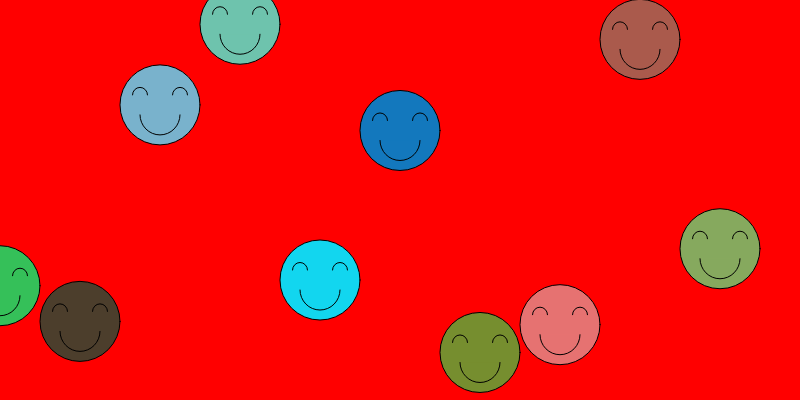
Frame 1 (no input)
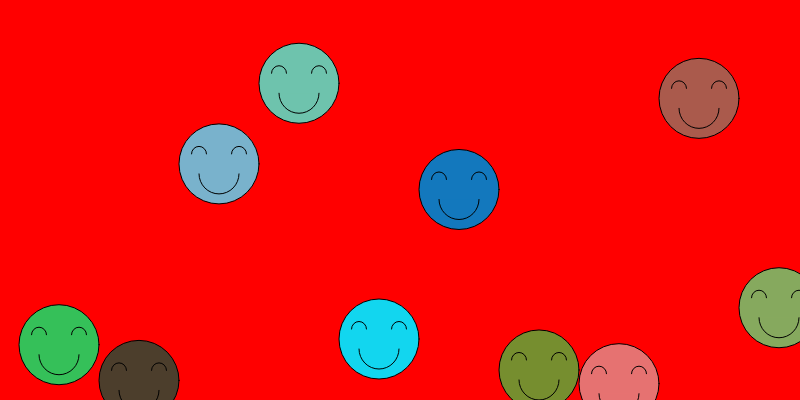
Frame 60 (no input)
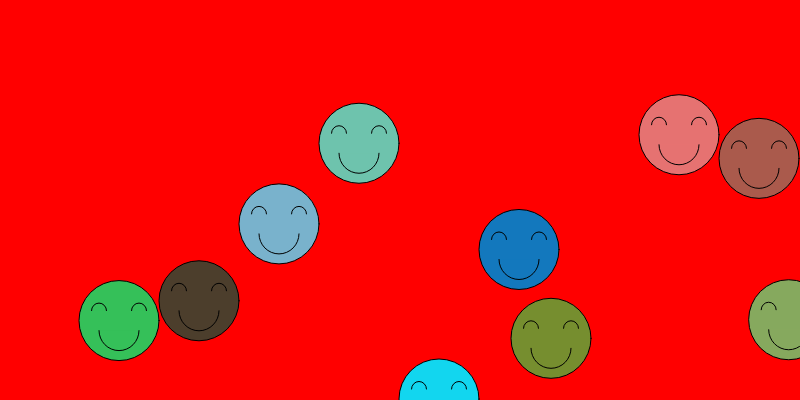
Frame 120 (the mouse pressed at the canvas centre since frame 60)

The p5.js sketch that drew these frames (run headless with seeded random() and noise() and a simulated clock; from frame 60 on, the mouse is pressed at the canvas centre):

// p5.js sketch
// ── sketch.js
// define an object
var happyArray = [];
var numOfObjs = 10;


function setup() {
	createCanvas(800,400);

	for (var i = 0; i < numOfObjs; i++) {
		happyArray.push(new HappyFace( (width * i/numOfObjs), random(height), random(256),random(256),random(256)));
	}
}

function draw() {

	background(255,0,0);

	for (var j = 0; j < happyArray.length; j++) {
		for (var i = j + 1; i < happyArray.length; i++) {
			collisionCheck( happyArray[j], happyArray[i] );
		}
	}

	for (var i = 0; i < happyArray.length; i++) {
		happyArray[i].drawFace();
	}
}


// collision check function between two objects
function collisionCheck(obj1, obj2){
	var objDist = dist( obj1.posX, obj1.posY, obj2.posX, obj2.posY );

	var combinedR = obj1.rad + obj2.rad;

	if( objDist <= combinedR ){
		obj1.collision();
		obj2.collision();
	}
}

// ── happyFace.js

//constructor method
function HappyFace(xpos, ypos, red,green,blue){
  this.d = 80;
  this.rad = this.d / 2;
	this.posX = xpos;
	this.posY = ypos;
	this.speedX = 1;
	this.speedY = 1;
	this.dirX = 1;
	this.dirY = 1;
  this.r = red;
  this.g = green;
  this.b = blue;
}

HappyFace.prototype.drawFace = function() {

  // save current drawing style
  push();

  translate(this.posX, this.posY);
  fill(this.r,this.g,this.b);
  ellipse(0,0,this.d,this.d);
  arc(-20,-10,15,15,PI,TWO_PI);
  arc(20,-10,15,15,PI,TWO_PI);
  arc(0,10,40,40,TWO_PI,PI);

  // restore previous drawing style
  pop();
  this.move();

};

HappyFace.prototype.move= function(){
  this.posX = this.posX + (this.speedX*this.dirX);
  this.posY = this.posY + (this.speedY*this.dirY);
  if (this.posX>=width || this.posX<= 0) {
    this.dirX= -1*this.dirX;
    this.speedX= random(20);
    if (this.posX>=width) {
      this.posX=width-1;
    }
    if (this.posX<=0){
      this.posX=1;
    }
  }

  if (this.posY>=height || this.posY<= 0) {
    this.dirY= -1*this.dirY;
    this.speedY= random(20);
    if (this.posY>=height) {
      this.posY=height-1;
    }
    if (this.posY<=0){
      this.posY=1;
    }
  }
};

HappyFace.prototype.collision = function () {
  this.dirX= -1*this.dirX;
  this.dirY= -1*this.dirY;
};
